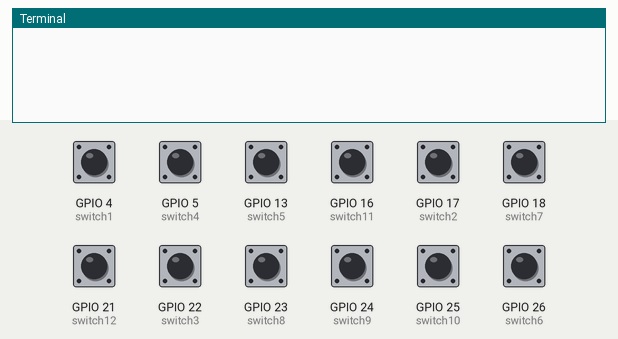
Recording of a program running on a simulated Raspberry Pi (BCM pin numbers). Parts: the last lines printed to the terminal. Inputs (shaded band) come from the test bench; at power-on: GPIO 4 (switch1), GPIO 5 (switch4), GPIO 13 (switch5), GPIO 16 (switch11), GPIO 17 (switch2), GPIO 18 (switch7), GPIO 21 (switch12), GPIO 22 (switch3), GPIO 23 (switch8), GPIO 24 (switch9), GPIO 25 (switch10), GPIO 26 (switch6) LOW. Each call to the cloud database takes 0.3 s, and an entry nobody has set reads as its off value or as empty.

Above: at 4.8 s.
4.9 s: GPIO 16 (switch11) pulled HIGH for 1.95 s
At 7.5 s:
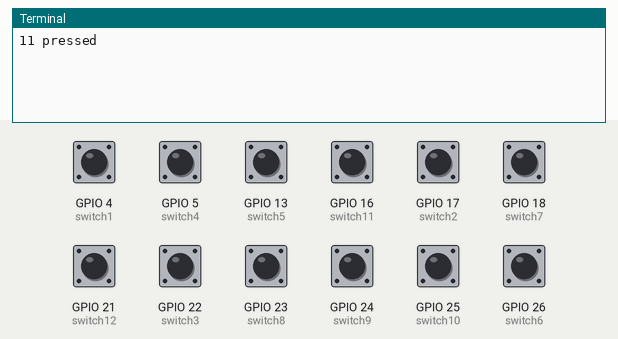
8.4 s: GPIO 13 (switch5) pulled HIGH for 1.95 s
At 10.0 s:
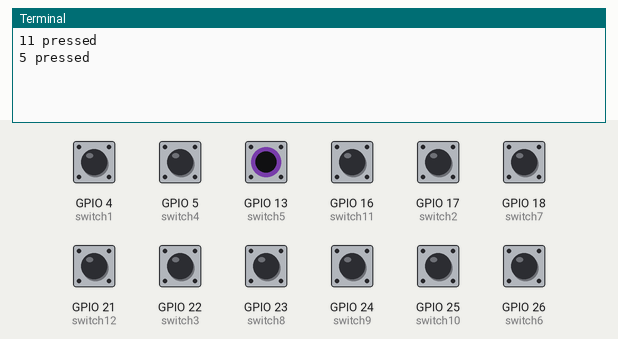
11.8 s: GPIO 18 (switch7) pulled HIGH for 1.95 s
At 13.3 s:
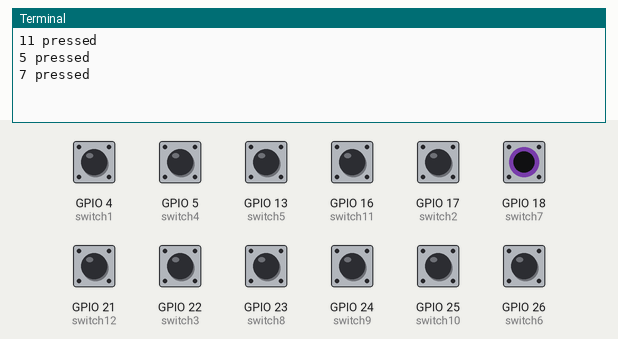
15.2 s: GPIO 5 (switch4) pulled HIGH for 1.95 s
At 16.5 s:
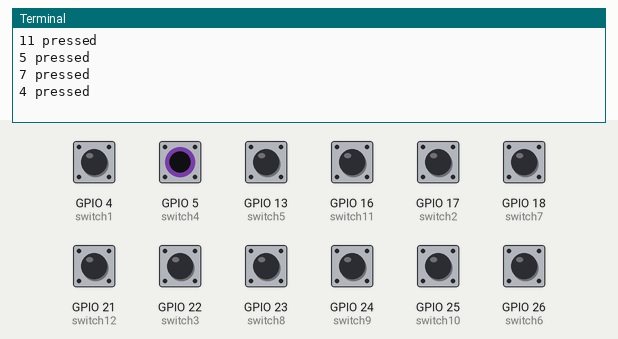
18.6 s: GPIO 22 (switch3) pulled HIGH for 1.95 s
At 20.2 s:
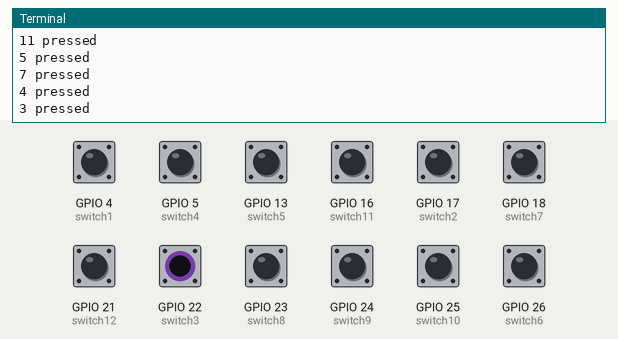
22.0 s: GPIO 23 (switch8) pulled HIGH for 1.95 s
At 25.3 s:
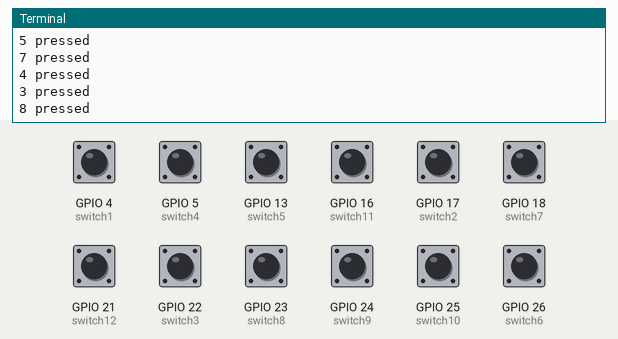
Timing chart, 0 to 26.4 s (numbered marks = the images above; inputs shaded):
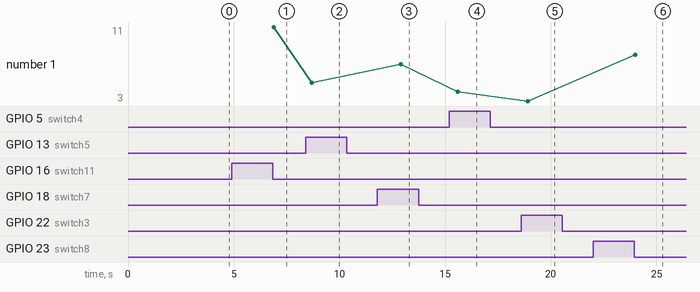

Measured:
- after the input at 4.9 s, the terminal: prints a new line after 2.0 s (image 1)
- after the input at 8.4 s, the terminal: prints a new line after 0.30 s (image 2)
- after the input at 11.8 s, the terminal: prints a new line after 1.1 s (image 3)
- after the input at 15.2 s, the terminal: prints a new line after 0.40 s (image 4)
- after the input at 18.6 s, the terminal: prints a new line after 0.30 s (image 5)
- after the input at 22.0 s, the terminal: prints a new line after 2.0 s (image 6)
- plotted number 1: 11 → 5 after the input at 8.4 s, 5 → 7 after the input at 11.8 s, 7 → 4 after the input at 15.2 s, 4 → 3 after the input at 18.6 s, 3 → 8 after the input at 22.0 s

The program:

button.py
```python
import pyrebase
import RPi.GPIO as GPIO


class Button():
    def __init__(self, url = "https://dw-1d-kivy.firebaseio.com",apikey = "AIzaSyADs22Rdhef_5w28Y4oOvx0Aat1NiKCl5U"):
        # Create a firebase object by specifying the URL of the database and its secret token.
        # The firebase object has functions put and get, that allows user to put data onto
        # the database and also retrieve data from the database.
        self.config = config = {"apiKey": apikey, "databaseURL": url}
        firebase = pyrebase.initialize_app(config)
        self.db = firebase.database()
        for i in range(1, 13):
            self.db.child("{0}".format(i)).set("0")
        # Use the BCM GPIO numbers as the numbering scheme.
        GPIO.setmode(GPIO.BCM)
        self.switch1 = 4  # white
        self.switch2 = 17  # red
        self.switch3 = 22  # yellow
        self.switch4 = 5  # green
        self.switch5 = 13  # blue
        self.switch6 = 26  # black
        self.switch7 = 18  # white
        self.switch8 = 23  # red
        self.switch9 = 24  # yellow
        self.switch10 = 25  # green
        self.switch11 = 16  # blue
        self.switch12 = 21  # black
        GPIO.setup(self.switch1, GPIO.IN, GPIO.PUD_DOWN)  # Floor 1
        GPIO.setup(self.switch2, GPIO.IN, GPIO.PUD_DOWN)
        GPIO.setup(self.switch3, GPIO.IN, GPIO.PUD_DOWN)
        GPIO.setup(self.switch4, GPIO.IN, GPIO.PUD_DOWN)
        GPIO.setup(self.switch5, GPIO.IN, GPIO.PUD_DOWN)
        GPIO.setup(self.switch6, GPIO.IN, GPIO.PUD_DOWN)  # Floor 6
        GPIO.setup(self.switch7, GPIO.IN, GPIO.PUD_DOWN)
        GPIO.setup(self.switch8, GPIO.IN, GPIO.PUD_DOWN)
        GPIO.setup(self.switch9, GPIO.IN, GPIO.PUD_DOWN)
        GPIO.setup(self.switch10, GPIO.IN, GPIO.PUD_DOWN)
        GPIO.setup(self.switch11, GPIO.IN, GPIO.PUD_DOWN)
        GPIO.setup(self.switch12, GPIO.IN, GPIO.PUD_DOWN)  # Floor 12

    def pressed(self):
        # the buttons are coresponding to the levels
        if GPIO.input(self.switch1) == True:
            self.db.child("1").set("1")
            print("1f pressed")
        elif GPIO.input(self.switch1) == False:
            self.db.child("1").set("0")

        if GPIO.input(self.switch2) == True:
            self.db.child("2").set("1")
            print("2 pressed")
        elif GPIO.input(self.switch2) == False:
            self.db.child("2").set("0")

        if GPIO.input(self.switch3) == True:
            self.db.child("3").set("1")
            print("3 pressed")
        elif GPIO.input(self.switch3) == False:
            self.db.child("3").set("0")

        if GPIO.input(self.switch4) == True:
            self.db.child("4").set("1")
            print("4 pressed")
        elif GPIO.input(self.switch4) == False:
            self.db.child("4").set("0")

        if GPIO.input(self.switch5) == True:
            self.db.child("5").set("1")
            print("5 pressed")
        elif GPIO.input(self.switch5) == False:
            self.db.child("5").set("0")

        if GPIO.input(self.switch6) == True:
            self.db.child("6").set("1")
            print("6 pressed")
        elif GPIO.input(self.switch6) == False:
            self.db.child("6").set("0")

        if GPIO.input(self.switch7) == True:
            self.db.child("7").set("1")
            print("7 pressed")
        elif GPIO.input(self.switch7) == False:
            self.db.child("7").set("0")

        if GPIO.input(self.switch8) == True:
            self.db.child("8").set("1")
            print("8 pressed")
        elif GPIO.input(self.switch8) == False:
            self.db.child("8").set("0")

        if GPIO.input(self.switch9) == True:
            self.db.child("9").set("1")
            print("9 pressed")
        elif GPIO.input(self.switch9) == False:
            self.db.child("9").set("0")

        if GPIO.input(self.switch10) == True:
            self.db.child("10").set("1")
            print("10 pressed")
        elif GPIO.input(self.switch10) == False:
            self.db.child("10").set("0")

        if GPIO.input(self.switch11) == True:
            self.db.child("11").set("1")
            print("11 pressed")
        elif GPIO.input(self.switch11) == False:
            self.db.child("11").set("0")

        if GPIO.input(self.switch12) == True:
            self.db.child("12").set("1")
            print("12 pressed")
        elif GPIO.input(self.switch12) == False:
            self.db.child("12").set("0")
if __name__ == "__main__":
    button = Button()
    while True:
        button.pressed()
```
